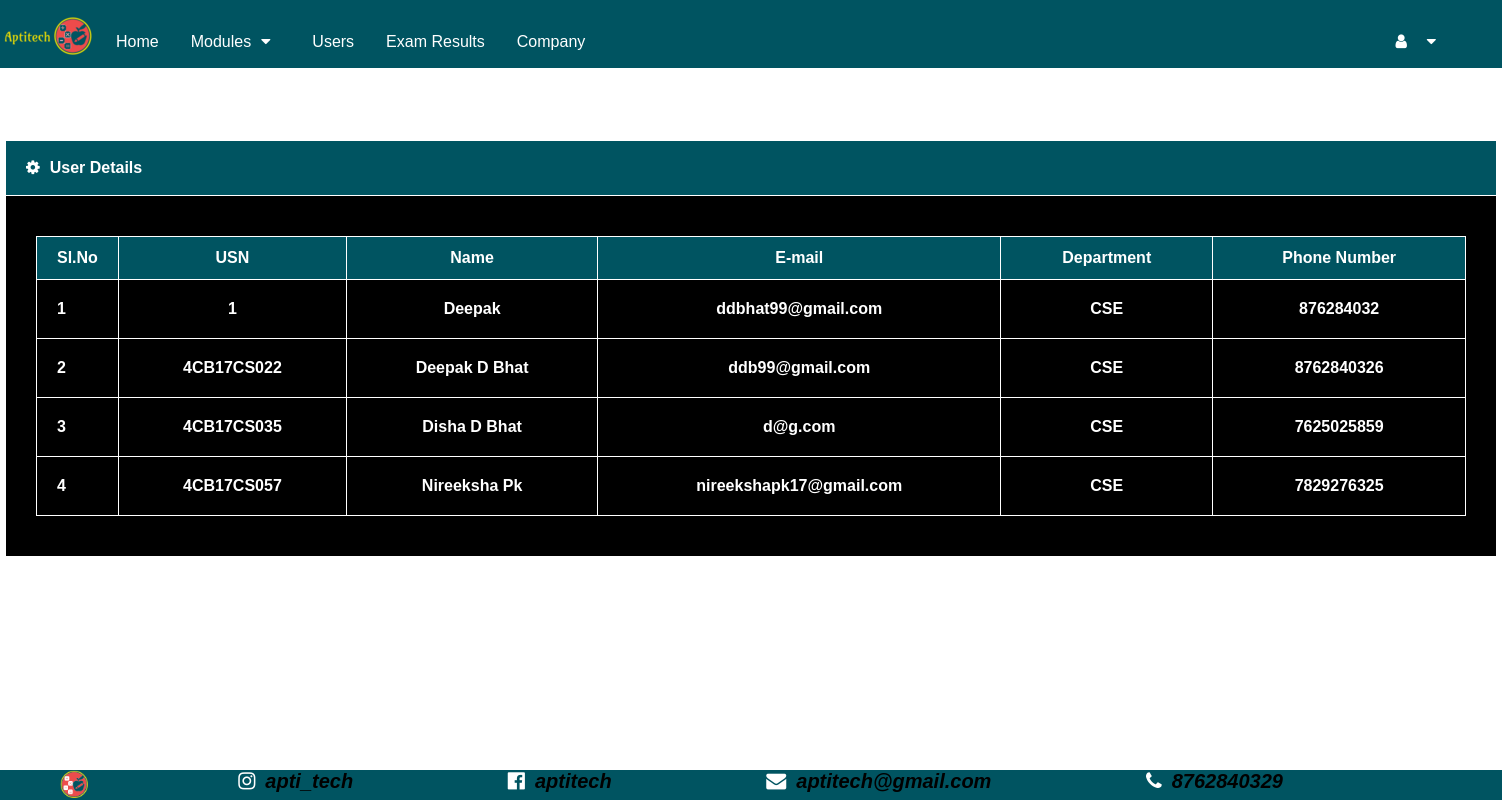
The app's page /Admin/viewUsers.php, older data.
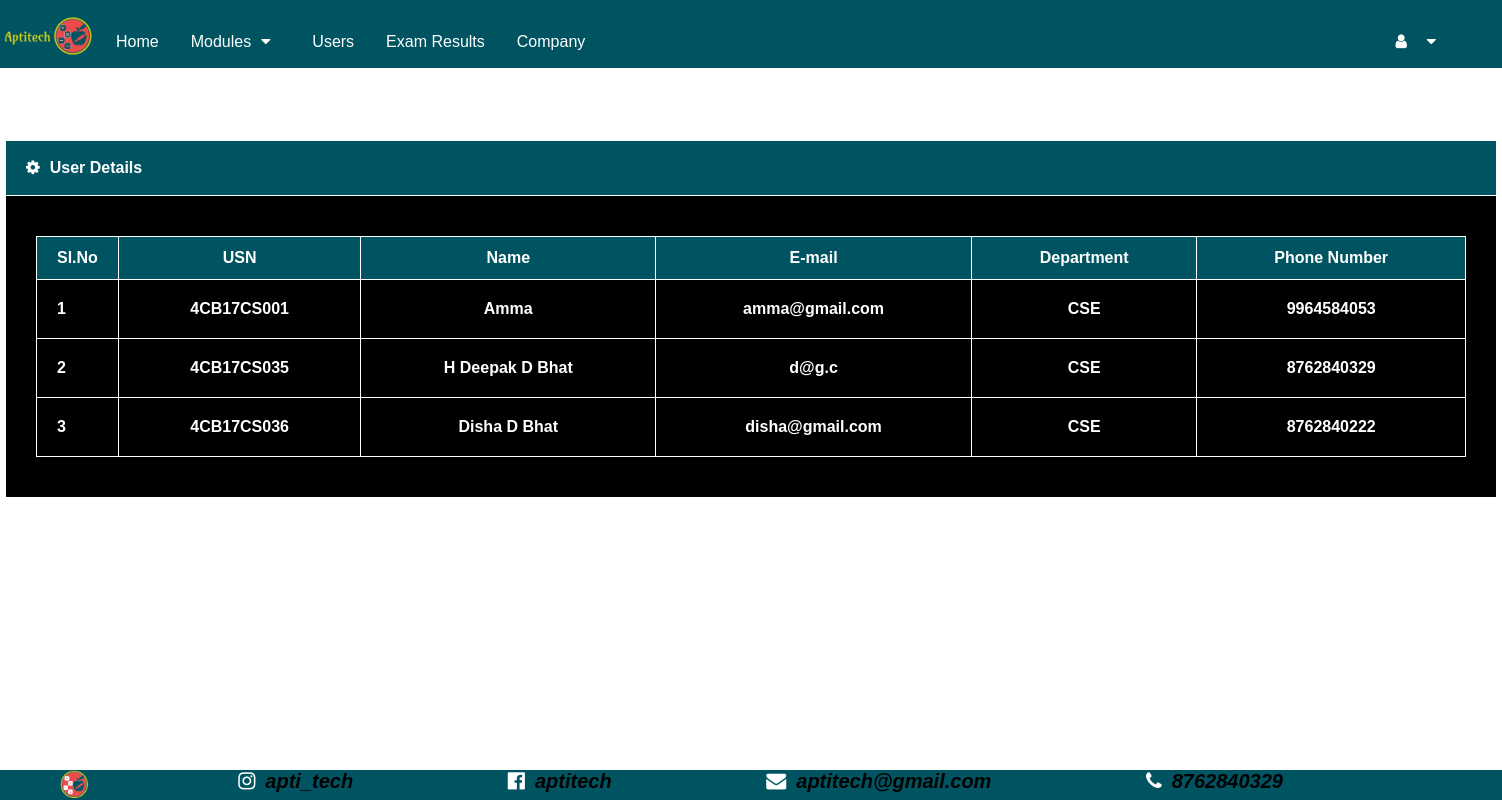
The same page, newer data.
### tables this page shows
CREATE TABLE `student` (
  `usn` varchar(50) NOT NULL,
  `name` varchar(50) NOT NULL,
  `email` varchar(50) NOT NULL,
  `department` varchar(50) NOT NULL,
  `mobile_number` bigint(10) NOT NULL,
  `password` text NOT NULL
);

### Admin/viewUsers.php (the view, shortened to what this page needs)
<?php
include 'navbar.php';
?>
<!DOCTYPE html>
<html>
  <head>
    <link rel="stylesheet" href="https://cdnjs.cloudflare.com/ajax/libs/font-awesome/4.7.0/css/font-awesome.min.css">
    <link rel="stylesheet" href="CSS/viewUsersStyle.css">
  </head>
  <body>
    <br><br><br><br>
    <?php
      $conn = mysqli_connect("localhost","root","","aptitech");
      $x=1;
      $h = "SELECT * FROM student";
      $E = mysqli_query($conn, $h);
      if(mysqli_num_rows($E)>0)
      {
        echo "<table class='mainTable' align='center'>
            <tr>
            <th style='background-color: #005461; padding: 18px 20px;'><i class='fa fa-gear' style='padding-right:10px'></i>User Details</th>
            </tr>
            <tr>
            <th style='padding:40px 30px'>
            <table class='customers' align='center'>
            <tr style='text-align:center;'>
            <th style='text-align:left;width:10px'>Sl.No</th>
            <th >USN</th>
            <th>Name</th>
            <th>E-mail</th>
            <th>Department</th>
            <th>Phone Number</th>
            </th></tr></tr>";
        while($row = $E->fetch_assoc())
        {
         echo "
            <tr style='text-align:center;'>
              <td style='text-align:left;'>".$x."</td>
              <td>".$row["usn"]."</td>
              <td>".$row["name"]."</td>
              <td>".$row["email"]."</td>
              <td>".$row["department"]."</td>
              <td>".$row["mobile_number"]."</td>
            </tr>";
        $x++;
        }
        echo "</table></table>";
      }
      else
      {
       echo '<div class="alert" id="p2" style="background-color:rgba(21, 0, 255,0.5)">
          <span class="closebtn" onclick="myFunction()">&times;</span>
          <strong>Info!</strong> Users are not available</div>';
      }
    ?>
    <br><br><br><br><br>
  </body>
</html>

### Admin/navbar.php (shortened to what this page needs)
<!DOCTYPE html>
<html>
<head>
</head>
<body>
     <div class="navbar" style="height:68px">
      <p><img src="Images/aptitech.png" class="imgdisplay"></p>
      <a href="adminHomePage.php">Home</a>
      <div class="dropdown">
        <button class="dropbtn">Modules<i class="fa fa-caret-down"></i></button>
      </div>
      <a href="viewUsers.php">Users</a>
      <a href="viewResults.php">Exam Results</a>
      <a href="company.php">Company</a>
      <div class="dropdown" style="float: right;padding-right: 40px">
        <button class="dropbtn"><i class="fa fa-user"></i><?php echo $_SESSION['admin_name'];
        ?><i class="fa fa-caret-down"></i>
        </button>
      </div>
    </div>
    <div style="position: fixed;left: 0;bottom: 0;width: 100%;background-color:#005461;height:30px;color: white;">
      <img src="Images/apti_icon.png" width="28px" align="left" style="padding-left: 60px;">
      <span style="padding-left:10%;font-size:20px;font-style: italic;color: black;font-family:Trebuchet MS,Arial, Helvetica, sans-serif;font-weight: bold;"><i class="fa fa-instagram" style="padding-right:10px;color: white"></i>apti_tech</span>
      <span style="padding-left:10%;font-size:20px;font-style: italic;color: black;font-family:Trebuchet MS,Arial, Helvetica, sans-serif;font-weight: bold;"><i class="fa fa-facebook-official" style="padding-right:10px;color: white"></i>aptitech</span>
      <span style="padding-left:10%;font-size:20px;font-style: italic;color: black;font-family:Trebuchet MS,Arial, Helvetica, sans-serif;font-weight: bold;"><i class="fa fa-envelope" style="padding-right:10px;color: white"></i>aptitech@gmail.com</span>
      <span style="padding-left:10%;font-size:20px;font-style: italic;color: black;font-family:Trebuchet MS,Arial, Helvetica, sans-serif;font-weight: bold;"><i class="fa fa-phone" style="padding-right:10px;color: white"></i>8762840329</span>
    </div>
</body>
</html>

### Admin/CSS/viewUsersStyle.css (style rules this page uses)
body { margin: 0; font-family: Arial, Helvetica, sans-serif; background-color: white; }
.navbar { overflow: hidden; background-color: #005461; height:68px; }
.navbar a { float: left; font-size: 16px; color: white; text-align: center; padding: 17px 16px; text-decoration: none; }
.dropdown { float: left; overflow: hidden; }
.dropdown i { padding-left:10px; padding-right: 10px; }
.dropdown .dropbtn { font-size: 16px; border: none; outline: none; color: white; padding: 17px 16px; background-color: inherit; font-family: inherit; margin: 0; }
.imgdisplay { float: left; width:100px; position:relative; top:-30px; }
.mainTable { font-family: "Trebuchet MS", Arial, Helvetica, sans-serif; background-color:black; color: white; border-collapse: collapse; width: 1200px; text-align: left; }
.mainTable i { padding-right:10px; }
.mainTable th { border: 1px solid white; background-color:black; color: white; }
.customers { font-family: "Trebuchet MS", Arial, Helvetica, sans-serif; background-color:black; color: white; border-collapse: collapse; width: 1430px; }
.customers td, .customers th { border: 1px solid white; padding: 20px; background-color:black; color: white; }
.customers th { padding-top: 12px; padding-bottom: 12px; background-color:#005461; color: white; }

Row changes from the older to the newer data that the page shows:
removed student: usn "1", name "Deepak", email "ddbhat99@gmail.com", department "CSE", mobile_number "876284032"
removed student: usn "4CB17CS022", name "Deepak D Bhat", email "ddb99@gmail.com", department "CSE", mobile_number "8762840326"
removed student: usn "4CB17CS057", name "Nireeksha Pk", email "nireekshapk17@gmail.com", department "CSE", mobile_number "7829276325"
added student: usn "4CB17CS001", name "Amma", email "amma@gmail.com", department "CSE", mobile_number "9964584053"
changed student "4CB17CS035": name "Disha D Bhat" → "H Deepak D Bhat"; email "d@g.com" → "d@g.c"; mobile_number "7625025859" → "8762840329"
added student: usn "4CB17CS036", name "Disha D Bhat", email "disha@gmail.com", department "CSE", mobile_number "8762840222"
